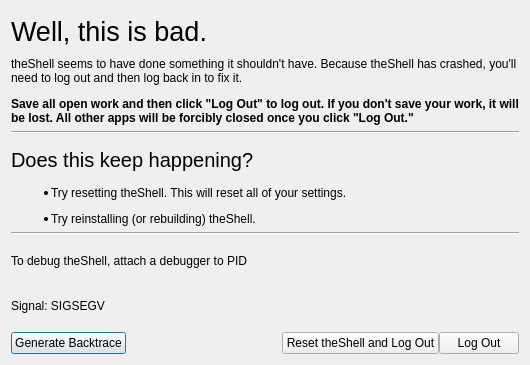
<?xml version="1.0" encoding="UTF-8"?>
<ui version="4.0">
 <class>SegfaultDialog</class>
 <widget class="QDialog" name="SegfaultDialog">
  <property name="geometry">
   <rect>
    <x>0</x>
    <y>0</y>
    <width>530</width>
    <height>365</height>
   </rect>
  </property>
  <property name="minimumSize">
   <size>
    <width>530</width>
    <height>0</height>
   </size>
  </property>
  <property name="baseSize">
   <size>
    <width>530</width>
    <height>0</height>
   </size>
  </property>
  <property name="windowTitle">
   <string>theShell Error</string>
  </property>
  <property name="windowIcon">
   <iconset theme="dialog-error">
    <normaloff>.</normaloff>.</iconset>
  </property>
  <layout class="QVBoxLayout" name="verticalLayout">
   <property name="sizeConstraint">
    <enum>QLayout::SetMinimumSize</enum>
   </property>
   <item>
    <widget class="QLabel" name="label">
     <property name="font">
      <font>
       <pointsize>20</pointsize>
      </font>
     </property>
     <property name="text">
      <string>Well, this is bad.</string>
     </property>
    </widget>
   </item>
   <item>
    <widget class="QLabel" name="label_2">
     <property name="text">
      <string>&lt;html&gt;&lt;head/&gt;&lt;body&gt;&lt;p&gt;theShell seems to have done something it shouldn't have. Because theShell has crashed, you'll need to log out and then log back in to fix it.&lt;/p&gt;&lt;p&gt;&lt;span style=&quot; font-weight:600;&quot;&gt;Save all open work and then click &amp;quot;Log Out&amp;quot; to log out. If you don't save your work, it will be lost. All other apps will be forcibly closed once you click &amp;quot;Log Out.&amp;quot;&lt;/span&gt;&lt;/p&gt;&lt;/body&gt;&lt;/html&gt;</string>
     </property>
     <property name="textFormat">
      <enum>Qt::RichText</enum>
     </property>
     <property name="scaledContents">
      <bool>false</bool>
     </property>
     <property name="wordWrap">
      <bool>true</bool>
     </property>
    </widget>
   </item>
   <item>
    <widget class="Line" name="line">
     <property name="orientation">
      <enum>Qt::Horizontal</enum>
     </property>
    </widget>
   </item>
   <item>
    <widget class="QLabel" name="label_4">
     <property name="font">
      <font>
       <pointsize>15</pointsize>
      </font>
     </property>
     <property name="text">
      <string>Does this keep happening?</string>
     </property>
    </widget>
   </item>
   <item>
    <widget class="QLabel" name="label_5">
     <property name="text">
      <string>&lt;html&gt;&lt;head/&gt;&lt;body&gt;&lt;ul style=&quot;margin-top: 0px; margin-bottom: 0px; margin-left: 0px; margin-right: 0px; -qt-list-indent: 1;&quot;&gt;&lt;li style=&quot; margin-top:12px; margin-bottom:12px; margin-left:0px; margin-right:0px; -qt-block-indent:0; text-indent:0px;&quot;&gt;Try resetting theShell. This will reset all of your settings.&lt;/li&gt;&lt;li style=&quot; margin-top:12px; margin-bottom:12px; margin-left:0px; margin-right:0px; -qt-block-indent:0; text-indent:0px;&quot;&gt;Try reinstalling (or rebuilding) theShell.&lt;/li&gt;&lt;/ul&gt;&lt;/body&gt;&lt;/html&gt;</string>
     </property>
    </widget>
   </item>
   <item>
    <widget class="Line" name="line_2">
     <property name="orientation">
      <enum>Qt::Horizontal</enum>
     </property>
    </widget>
   </item>
   <item>
    <widget class="QLabel" name="label_3">
     <property name="text">
      <string notr="true">To debug theShell, attach a debugger to PID</string>
     </property>
    </widget>
   </item>
   <item>
    <widget class="QLabel" name="signal">
     <property name="text">
      <string notr="true">Signal: SIGSEGV</string>
     </property>
    </widget>
   </item>
   <item>
    <layout class="QHBoxLayout" name="horizontalLayout">
     <property name="spacing">
      <number>0</number>
     </property>
     <item>
      <widget class="QPushButton" name="pushButton_2">
       <property name="text">
        <string>Generate Backtrace</string>
       </property>
       <property name="icon">
        <iconset theme="emblem-warning">
         <normaloff>.</normaloff>.</iconset>
       </property>
      </widget>
     </item>
     <item>
      <spacer name="horizontalSpacer">
       <property name="orientation">
        <enum>Qt::Horizontal</enum>
       </property>
       <property name="sizeHint" stdset="0">
        <size>
         <width>40</width>
         <height>20</height>
        </size>
       </property>
      </spacer>
     </item>
     <item>
      <widget class="QPushButton" name="pushButton_3">
       <property name="text">
        <string>Reset theShell and Log Out</string>
       </property>
       <property name="icon">
        <iconset theme="view-refresh">
         <normaloff>.</normaloff>.</iconset>
       </property>
      </widget>
     </item>
     <item>
      <widget class="QPushButton" name="pushButton">
       <property name="text">
        <string>Log Out</string>
       </property>
       <property name="icon">
        <iconset theme="system-log-out">
         <normaloff>.</normaloff>.</iconset>
       </property>
      </widget>
     </item>
    </layout>
   </item>
  </layout>
 </widget>
 <resources/>
 <connections/>
</ui>
